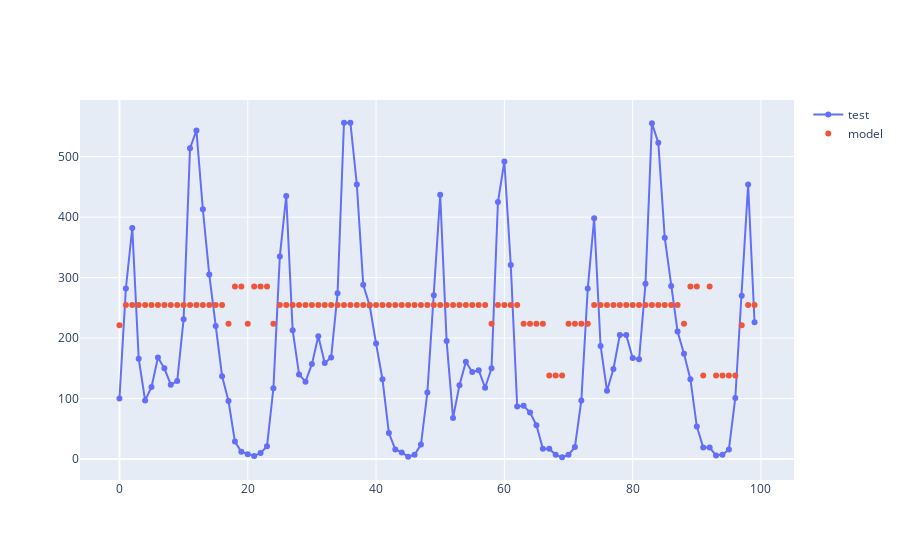

Notebook source saved alongside this figure:
### Markdown cell above
## e) atemp

### Code cell
df_atemp = tabla[['atemp']].copy()
X_atemp = np.array(df_atemp.values)
x_tr, x_te, y_tr, y_te = train_test_split(X_atemp, Y, test_size=0.3)
tree_atemp = DecisionTreeRegressor(criterion='squared_error', max_depth = 4)
tree_atemp.fit(x_tr, y_tr)
y_atemp = tree_atemp.predict(X_atemp)
print('RMSE:', mean_squared_error(Y, y_atemp, squared=False))
y_atemp_te = tree_atemp.predict(x_te)
print('RMSE:', mean_squared_error(y_te, y_atemp_te, squared=False))
fig = go.Figure()
fig.add_trace(go.Scatter(y= Y.reshape(-1)[5000:5100], mode='lines+markers', name='test'))
fig.add_trace(go.Scatter(y= y_atemp[5000:5100], mode='markers', name='model'))
fig.show()

### Figure 1 — Plotly figure (JSON) as saved in the notebook; plotly's stock layout.template omitted (floating-point values rounded to 4 significant figures)
{"data": [{"mode": "lines+markers", "name": "test", "type": "scatter", "y": [100, 282, 382, 166, 97, 119, 168, 150, 123, 129, 231, 514, 543, 413, 305, 220, 137, 96, 29, 12, 8, 5, 10, 21, 117, 335, 435, 213, 140, 128, 157, 203, 159, 168, 274, 556, 556, 454, 288, 254, 191, 132, 43, 16, 11, 4, 7, 24, 110, 271, 437, 195, 68, 122, 161, 144, 147, 118, 150, 425, 492, 321, 87, 88, 77, 56, 17, 17, 7, 3, 7, 20, 97, 282, 398, 187, 113, 149, 205, 205, 167, 165, 290, 555, 523, 366, 286, 211, 174, 132, 54, 19, 19, 6, 7, 16, 101, 270, 454, 226]}, {"mode": "markers", "name": "model", "type": "scatter", "y": [221.1, 254.7, 254.7, 254.7, 254.7, 254.7, 254.7, 254.7, 254.7, 254.7, 254.7, 254.7, 254.7, 254.7, 254.7, 254.7, 254.7, 223.9, 285.4, 285.4, 223.9, 285.4, 285.4, 285.4, 223.9, 254.7, 254.7, 254.7, 254.7, 254.7, 254.7, 254.7, 254.7, 254.7, 254.7, 254.7, 254.7, 254.7, 254.7, 254.7, 254.7, 254.7, 254.7, 254.7, 254.7, 254.7, 254.7, 254.7, 254.7, 254.7, 254.7, 254.7, 254.7, 254.7, 254.7, 254.7, 254.7, 254.7, 223.9, 254.7, 254.7, 254.7, 254.7, 223.9, 223.9, 223.9, 223.9, 138.0, 138.0, 138.0, 223.9, 223.9, 223.9, 223.9, 254.7, 254.7, 254.7, 254.7, 254.7, 254.7, 254.7, 254.7, 254.7, 254.7, 254.7, 254.7, 254.7, 254.7, 223.9, 285.4, 285.4, 138.0, 285.4, 138.0, 138.0, 138.0, 138.0, 221.1, 254.7, 254.7]}], "layout": {}}
